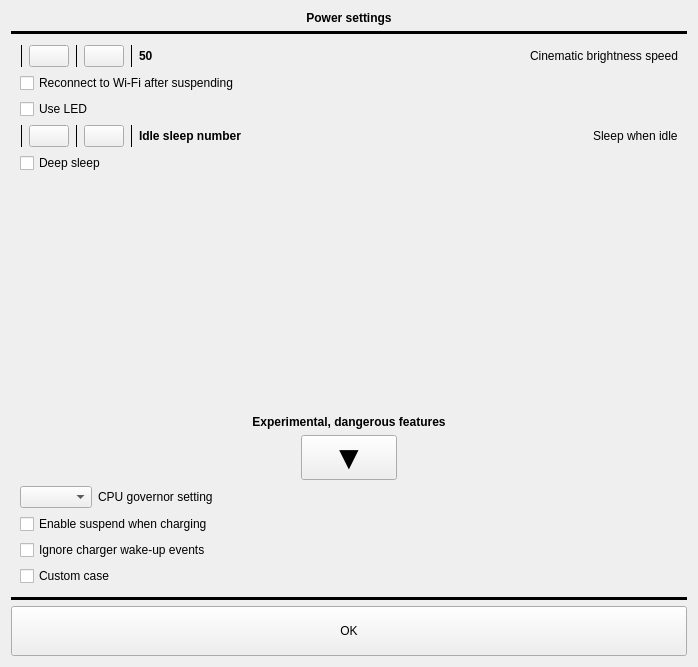
<?xml version="1.0" encoding="UTF-8"?>
<ui version="4.0">
 <class>powerDaemonSettings</class>
 <widget class="QWidget" name="powerDaemonSettings">
  <property name="geometry">
   <rect>
    <x>0</x>
    <y>0</y>
    <width>698</width>
    <height>667</height>
   </rect>
  </property>
  <property name="windowTitle">
   <string>Form</string>
  </property>
  <layout class="QVBoxLayout" name="verticalLayout">
   <item>
    <widget class="QLabel" name="mainLabel">
     <property name="sizePolicy">
      <sizepolicy hsizetype="Preferred" vsizetype="Fixed">
       <horstretch>0</horstretch>
       <verstretch>0</verstretch>
      </sizepolicy>
     </property>
     <property name="font">
      <font>
       <weight>75</weight>
       <bold>true</bold>
      </font>
     </property>
     <property name="lineWidth">
      <number>0</number>
     </property>
     <property name="text">
      <string>Power settings</string>
     </property>
     <property name="alignment">
      <set>Qt::AlignCenter</set>
     </property>
    </widget>
   </item>
   <item>
    <widget class="Line" name="line">
     <property name="frameShadow">
      <enum>QFrame::Plain</enum>
     </property>
     <property name="lineWidth">
      <number>4</number>
     </property>
     <property name="orientation">
      <enum>Qt::Horizontal</enum>
     </property>
    </widget>
   </item>
   <item>
    <widget class="QScrollArea" name="scrollArea">
     <property name="frameShape">
      <enum>QFrame::NoFrame</enum>
     </property>
     <property name="frameShadow">
      <enum>QFrame::Plain</enum>
     </property>
     <property name="lineWidth">
      <number>0</number>
     </property>
     <property name="verticalScrollBarPolicy">
      <enum>Qt::ScrollBarAsNeeded</enum>
     </property>
     <property name="widgetResizable">
      <bool>true</bool>
     </property>
     <widget class="QWidget" name="scrollAreaWidgetContents_2">
      <property name="geometry">
       <rect>
        <x>0</x>
        <y>0</y>
        <width>680</width>
        <height>545</height>
       </rect>
      </property>
      <layout class="QVBoxLayout" name="verticalLayout_3">
       <property name="topMargin">
        <number>5</number>
       </property>
       <property name="bottomMargin">
        <number>5</number>
       </property>
       <item>
        <layout class="QHBoxLayout" name="horizontalLayout">
         <item>
          <widget class="Line" name="line_6">
           <property name="frameShadow">
            <enum>QFrame::Plain</enum>
           </property>
           <property name="orientation">
            <enum>Qt::Vertical</enum>
           </property>
          </widget>
         </item>
         <item>
          <widget class="QPushButton" name="CBSIncreaseBtn">
           <property name="sizePolicy">
            <sizepolicy hsizetype="Maximum" vsizetype="Fixed">
             <horstretch>0</horstretch>
             <verstretch>0</verstretch>
            </sizepolicy>
           </property>
           <property name="text">
            <string/>
           </property>
          </widget>
         </item>
         <item>
          <widget class="Line" name="line_5">
           <property name="frameShadow">
            <enum>QFrame::Plain</enum>
           </property>
           <property name="orientation">
            <enum>Qt::Vertical</enum>
           </property>
          </widget>
         </item>
         <item>
          <widget class="QPushButton" name="CBSDecreaseBtn">
           <property name="sizePolicy">
            <sizepolicy hsizetype="Maximum" vsizetype="Fixed">
             <horstretch>0</horstretch>
             <verstretch>0</verstretch>
            </sizepolicy>
           </property>
           <property name="text">
            <string/>
           </property>
          </widget>
         </item>
         <item>
          <widget class="Line" name="line_7">
           <property name="frameShadow">
            <enum>QFrame::Plain</enum>
           </property>
           <property name="orientation">
            <enum>Qt::Vertical</enum>
           </property>
          </widget>
         </item>
         <item>
          <widget class="QLabel" name="CBSLabel">
           <property name="font">
            <font>
             <weight>75</weight>
             <bold>true</bold>
            </font>
           </property>
           <property name="text">
            <string>50</string>
           </property>
          </widget>
         </item>
         <item>
          <spacer name="horizontalSpacer">
           <property name="orientation">
            <enum>Qt::Horizontal</enum>
           </property>
           <property name="sizeHint" stdset="0">
            <size>
             <width>40</width>
             <height>20</height>
            </size>
           </property>
          </spacer>
         </item>
         <item>
          <widget class="QLabel" name="label">
           <property name="font">
            <font>
             <weight>50</weight>
             <bold>false</bold>
            </font>
           </property>
           <property name="text">
            <string>Cinematic brightness speed</string>
           </property>
          </widget>
         </item>
        </layout>
       </item>
       <item>
        <layout class="QHBoxLayout" name="horizontalLayout_8">
         <item>
          <widget class="QCheckBox" name="wifiReconnectBtn">
           <property name="text">
            <string>Reconnect to Wi-Fi after suspending</string>
           </property>
          </widget>
         </item>
         <item>
          <spacer name="horizontalSpacer_7">
           <property name="orientation">
            <enum>Qt::Horizontal</enum>
           </property>
           <property name="sizeHint" stdset="0">
            <size>
             <width>40</width>
             <height>20</height>
            </size>
           </property>
          </spacer>
         </item>
        </layout>
       </item>
       <item>
        <layout class="QHBoxLayout" name="horizontalLayout_9">
         <item>
          <widget class="QCheckBox" name="ledUsageBtn">
           <property name="text">
            <string>Use LED</string>
           </property>
          </widget>
         </item>
         <item>
          <spacer name="horizontalSpacer_8">
           <property name="orientation">
            <enum>Qt::Horizontal</enum>
           </property>
           <property name="sizeHint" stdset="0">
            <size>
             <width>40</width>
             <height>20</height>
            </size>
           </property>
          </spacer>
         </item>
        </layout>
       </item>
       <item>
        <layout class="QHBoxLayout" name="horizontalLayout_4">
         <item>
          <widget class="Line" name="line_8">
           <property name="frameShadow">
            <enum>QFrame::Plain</enum>
           </property>
           <property name="orientation">
            <enum>Qt::Vertical</enum>
           </property>
          </widget>
         </item>
         <item>
          <widget class="QPushButton" name="idleSleepIncreaseBtn">
           <property name="sizePolicy">
            <sizepolicy hsizetype="Maximum" vsizetype="Fixed">
             <horstretch>0</horstretch>
             <verstretch>0</verstretch>
            </sizepolicy>
           </property>
           <property name="text">
            <string/>
           </property>
          </widget>
         </item>
         <item>
          <widget class="Line" name="line_4">
           <property name="frameShadow">
            <enum>QFrame::Plain</enum>
           </property>
           <property name="orientation">
            <enum>Qt::Vertical</enum>
           </property>
          </widget>
         </item>
         <item>
          <widget class="QPushButton" name="idleSleepDecreaseBtn">
           <property name="sizePolicy">
            <sizepolicy hsizetype="Maximum" vsizetype="Fixed">
             <horstretch>0</horstretch>
             <verstretch>0</verstretch>
            </sizepolicy>
           </property>
           <property name="text">
            <string/>
           </property>
          </widget>
         </item>
         <item>
          <widget class="Line" name="line_9">
           <property name="frameShadow">
            <enum>QFrame::Plain</enum>
           </property>
           <property name="orientation">
            <enum>Qt::Vertical</enum>
           </property>
          </widget>
         </item>
         <item>
          <widget class="QLabel" name="idleSleepLabel">
           <property name="font">
            <font>
             <weight>75</weight>
             <bold>true</bold>
            </font>
           </property>
           <property name="text">
            <string>Idle sleep number</string>
           </property>
          </widget>
         </item>
         <item>
          <spacer name="horizontalSpacer_9">
           <property name="orientation">
            <enum>Qt::Horizontal</enum>
           </property>
           <property name="sizeHint" stdset="0">
            <size>
             <width>40</width>
             <height>20</height>
            </size>
           </property>
          </spacer>
         </item>
         <item>
          <widget class="QLabel" name="label_5">
           <property name="font">
            <font>
             <weight>50</weight>
             <bold>false</bold>
            </font>
           </property>
           <property name="text">
            <string>Sleep when idle</string>
           </property>
          </widget>
         </item>
        </layout>
       </item>
       <item>
        <layout class="QHBoxLayout" name="horizontalLayout_6">
         <item>
          <widget class="QCheckBox" name="deepSleepBtn">
           <property name="text">
            <string>Deep sleep</string>
           </property>
          </widget>
         </item>
         <item>
          <spacer name="horizontalSpacer_11">
           <property name="orientation">
            <enum>Qt::Horizontal</enum>
           </property>
           <property name="sizeHint" stdset="0">
            <size>
             <width>40</width>
             <height>20</height>
            </size>
           </property>
          </spacer>
         </item>
        </layout>
       </item>
       <item>
        <spacer name="verticalSpacer_3">
         <property name="orientation">
          <enum>Qt::Vertical</enum>
         </property>
         <property name="sizeType">
          <enum>QSizePolicy::MinimumExpanding</enum>
         </property>
         <property name="sizeHint" stdset="0">
          <size>
           <width>0</width>
           <height>40</height>
          </size>
         </property>
        </spacer>
       </item>
       <item>
        <layout class="QVBoxLayout" name="verticalLayout_2">
         <item>
          <widget class="QLabel" name="label_2">
           <property name="font">
            <font>
             <weight>75</weight>
             <italic>false</italic>
             <bold>true</bold>
            </font>
           </property>
           <property name="lineWidth">
            <number>0</number>
           </property>
           <property name="text">
            <string>Experimental, dangerous features</string>
           </property>
           <property name="alignment">
            <set>Qt::AlignCenter</set>
           </property>
          </widget>
         </item>
         <item>
          <layout class="QHBoxLayout" name="horizontalLayout_3">
           <item>
            <spacer name="horizontalSpacer_2">
             <property name="orientation">
              <enum>Qt::Horizontal</enum>
             </property>
             <property name="sizeHint" stdset="0">
              <size>
               <width>40</width>
               <height>20</height>
              </size>
             </property>
            </spacer>
           </item>
           <item>
            <widget class="QPushButton" name="expBtn">
             <property name="sizePolicy">
              <sizepolicy hsizetype="Fixed" vsizetype="Fixed">
               <horstretch>0</horstretch>
               <verstretch>0</verstretch>
              </sizepolicy>
             </property>
             <property name="font">
              <font>
               <pointsize>25</pointsize>
               <weight>75</weight>
               <bold>true</bold>
              </font>
             </property>
             <property name="text">
              <string>   ▼   </string>
             </property>
            </widget>
           </item>
           <item>
            <spacer name="horizontalSpacer_3">
             <property name="orientation">
              <enum>Qt::Horizontal</enum>
             </property>
             <property name="sizeHint" stdset="0">
              <size>
               <width>40</width>
               <height>20</height>
              </size>
             </property>
            </spacer>
           </item>
          </layout>
         </item>
        </layout>
       </item>
       <item>
        <layout class="QHBoxLayout" name="horizontalLayout_5">
         <item>
          <widget class="QComboBox" name="hCpuFreqComboBox"/>
         </item>
         <item>
          <widget class="QLabel" name="hLabel_3">
           <property name="font">
            <font>
             <weight>50</weight>
             <bold>false</bold>
            </font>
           </property>
           <property name="lineWidth">
            <number>0</number>
           </property>
           <property name="text">
            <string>CPU governor setting</string>
           </property>
          </widget>
         </item>
         <item>
          <spacer name="horizontalSpacer_4">
           <property name="orientation">
            <enum>Qt::Horizontal</enum>
           </property>
           <property name="sizeHint" stdset="0">
            <size>
             <width>40</width>
             <height>20</height>
            </size>
           </property>
          </spacer>
         </item>
        </layout>
       </item>
       <item>
        <layout class="QHBoxLayout" name="horizontalLayout_2">
         <item>
          <widget class="QCheckBox" name="hWhenChargerSleepBtn">
           <property name="text">
            <string>Enable suspend when charging</string>
           </property>
          </widget>
         </item>
         <item>
          <spacer name="horizontalSpacer_5">
           <property name="orientation">
            <enum>Qt::Horizontal</enum>
           </property>
           <property name="sizeHint" stdset="0">
            <size>
             <width>40</width>
             <height>20</height>
            </size>
           </property>
          </spacer>
         </item>
        </layout>
       </item>
       <item>
        <layout class="QHBoxLayout" name="horizontalLayout_7">
         <item>
          <widget class="QCheckBox" name="hChargerWakeUpBtn">
           <property name="text">
            <string>Ignore charger wake-up events</string>
           </property>
          </widget>
         </item>
         <item>
          <spacer name="horizontalSpacer_6">
           <property name="orientation">
            <enum>Qt::Horizontal</enum>
           </property>
           <property name="sizeHint" stdset="0">
            <size>
             <width>40</width>
             <height>20</height>
            </size>
           </property>
          </spacer>
         </item>
        </layout>
       </item>
       <item>
        <layout class="QHBoxLayout" name="horizontalLayout_10">
         <item>
          <widget class="QCheckBox" name="hCustomCaseBtn">
           <property name="text">
            <string>Custom case</string>
           </property>
          </widget>
         </item>
         <item>
          <spacer name="horizontalSpacer_10">
           <property name="orientation">
            <enum>Qt::Horizontal</enum>
           </property>
           <property name="sizeHint" stdset="0">
            <size>
             <width>40</width>
             <height>20</height>
            </size>
           </property>
          </spacer>
         </item>
        </layout>
       </item>
      </layout>
     </widget>
    </widget>
   </item>
   <item>
    <widget class="Line" name="line_2">
     <property name="frameShadow">
      <enum>QFrame::Plain</enum>
     </property>
     <property name="lineWidth">
      <number>4</number>
     </property>
     <property name="orientation">
      <enum>Qt::Horizontal</enum>
     </property>
    </widget>
   </item>
   <item>
    <widget class="QPushButton" name="exitBtn">
     <property name="sizePolicy">
      <sizepolicy hsizetype="Minimum" vsizetype="Fixed">
       <horstretch>0</horstretch>
       <verstretch>0</verstretch>
      </sizepolicy>
     </property>
     <property name="text">
      <string>
OK
</string>
     </property>
    </widget>
   </item>
  </layout>
 </widget>
 <resources/>
 <connections/>
</ui>
